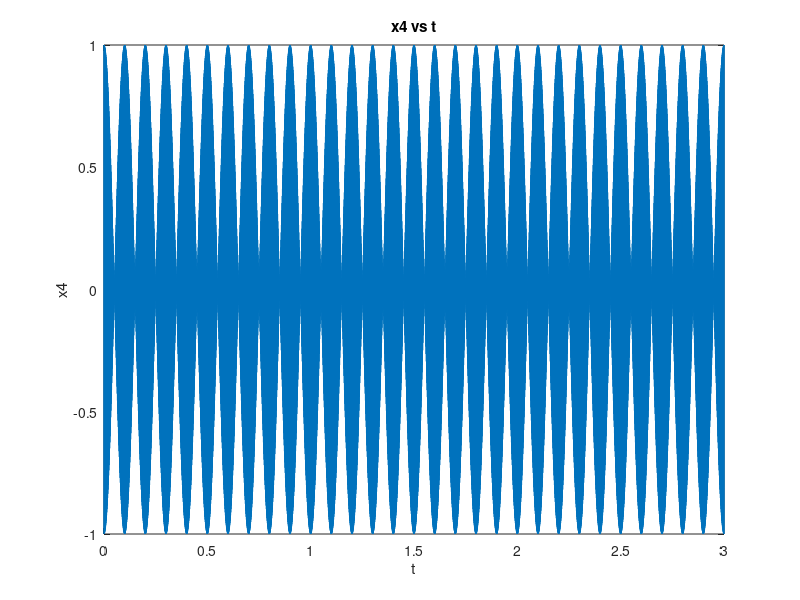
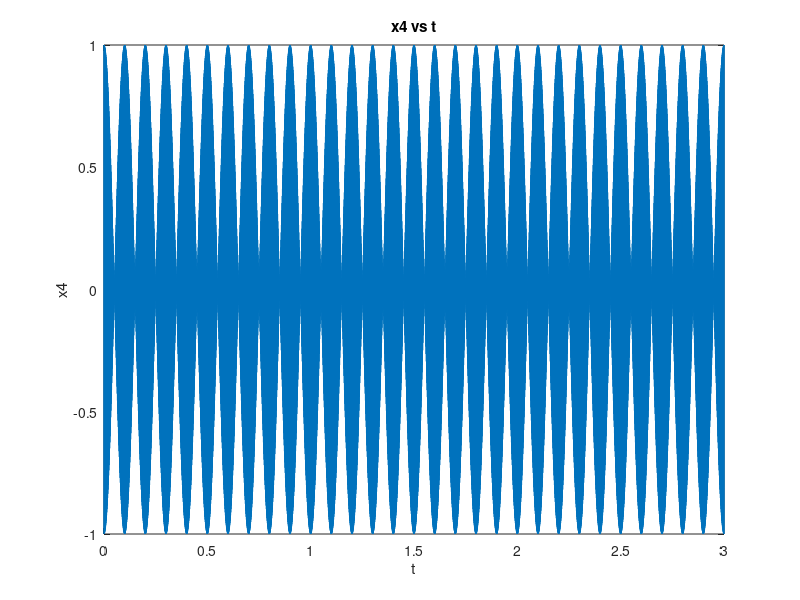

These figures' MATLAB source, in order:
t = 0:0.0001:3;
f1 = 5;
f2 = 1000;
x4 = cos(2*pi*f1*t).*cos(2*pi*f2*t);
figure(5)

plot(t,x4);
ylabel('x4');
xlabel('t')
title('x4 vs t')
x4_tri = 1/2*(cos(2*pi*f1*t+2*pi*f2*t)+cos(2*pi*f1*t-2*pi*f2*t));
figure(6)

plot(t,x4_tri);
ylabel('x4');
xlabel('t')
title('x4 vs t')